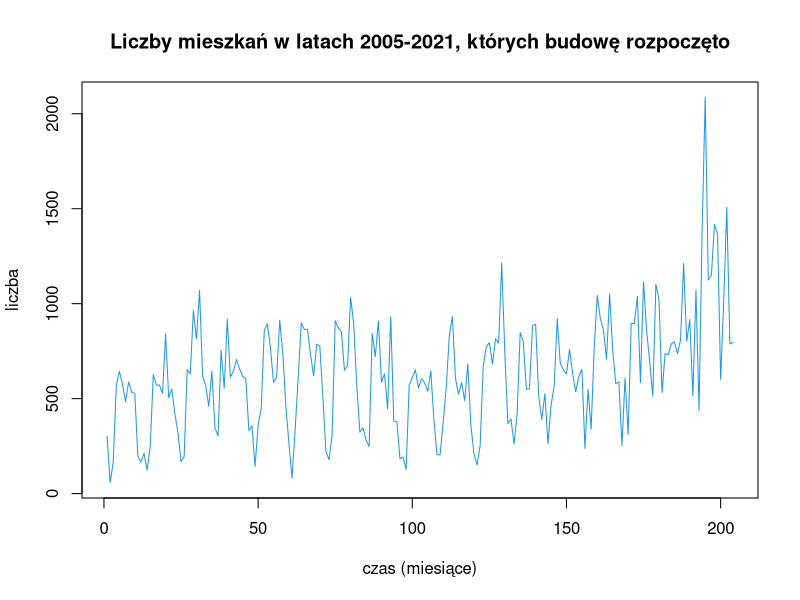
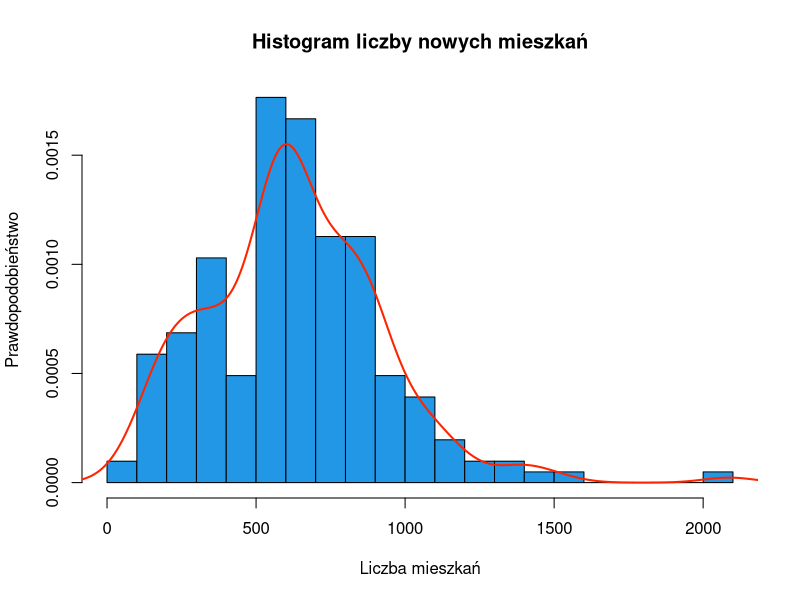
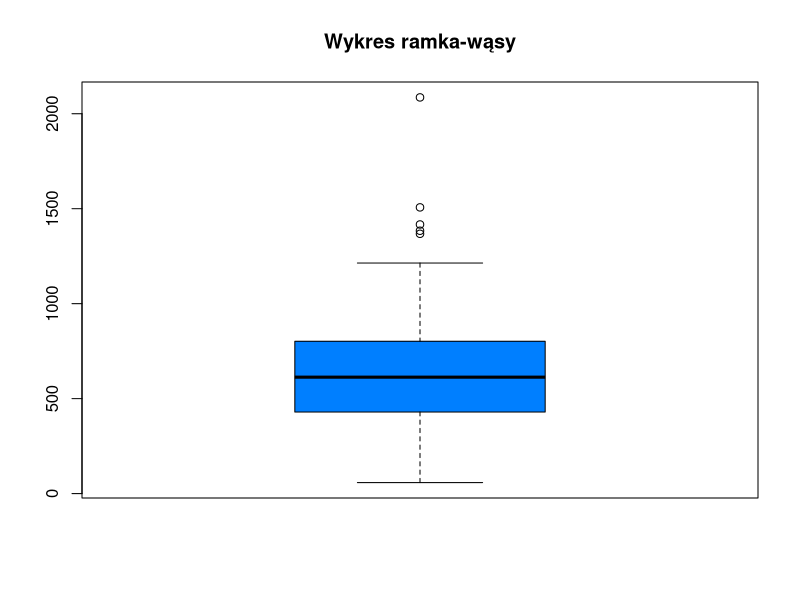
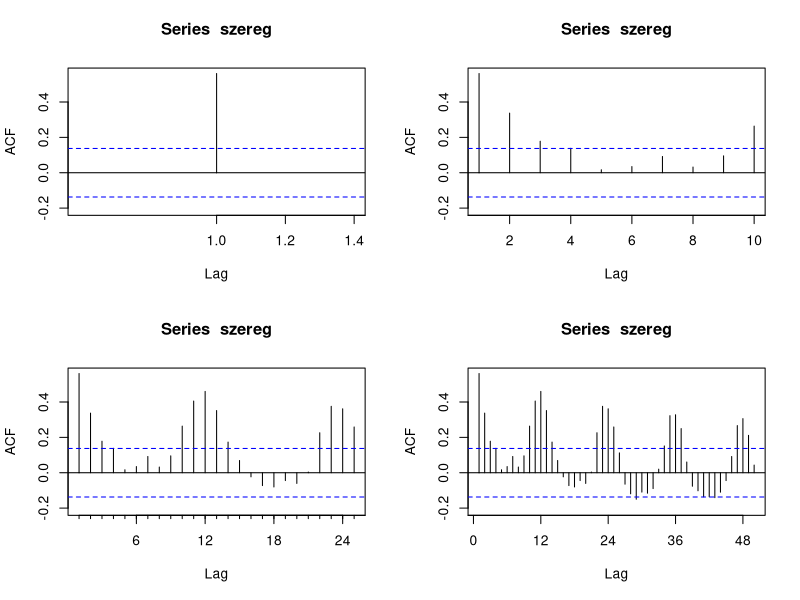
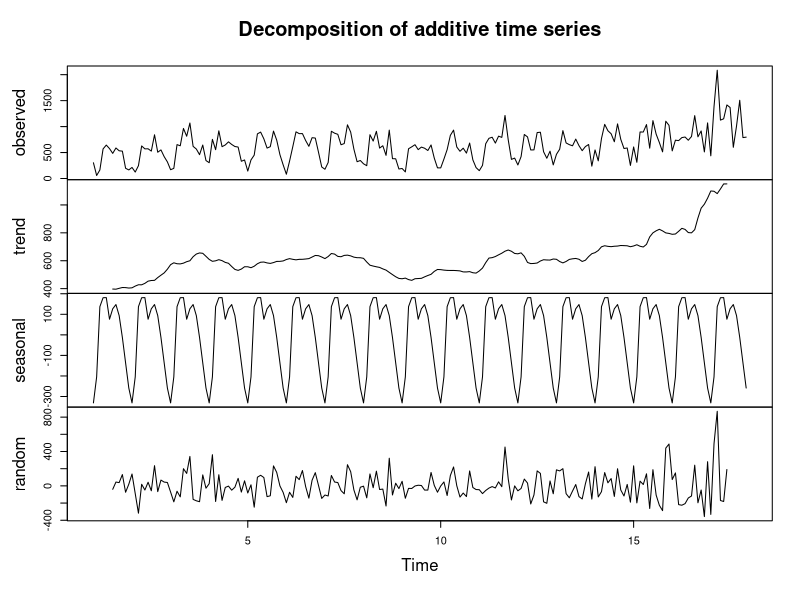
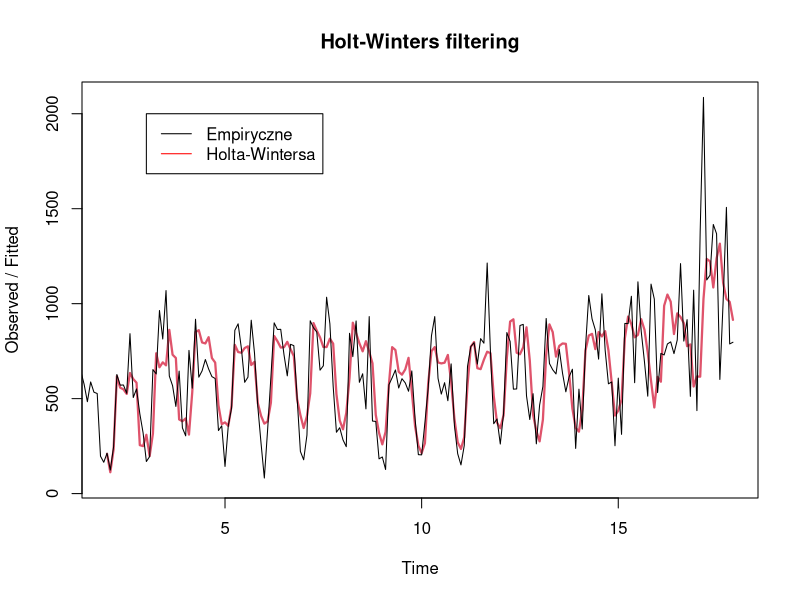
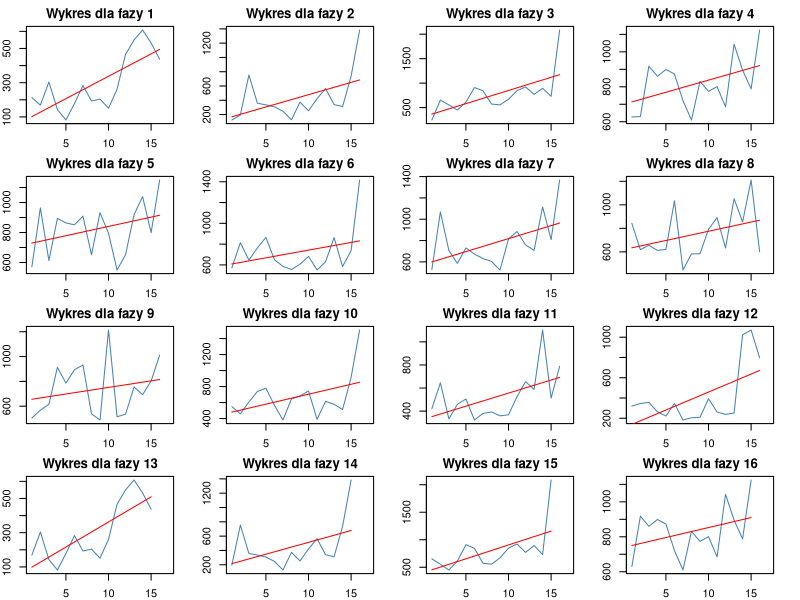
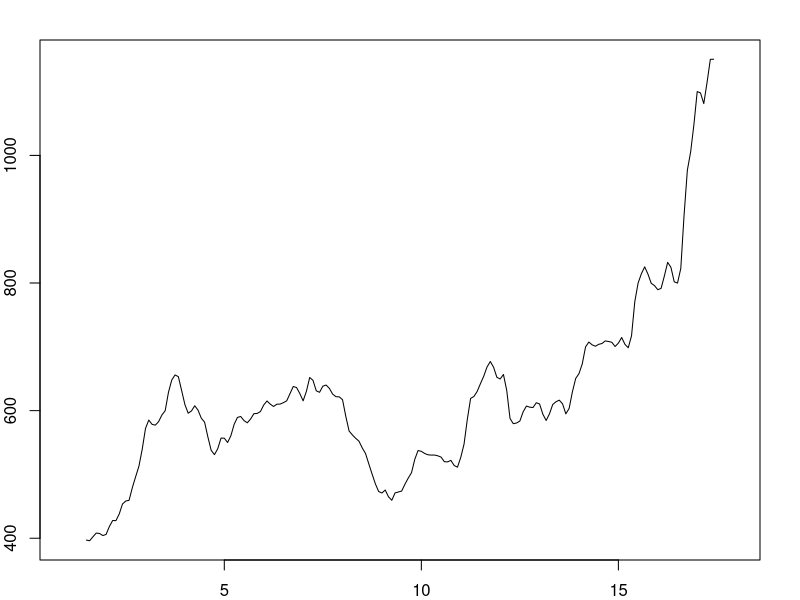

Write R code to recreate these figures, in order. (Note: this script raises an error after producing the figures.)
## ---- chunk 1
knitr::opts_chunk$set(echo = FALSE, warning = FALSE, message = FALSE)
## ---- chunk 2
library(tidyverse)
library(tseries)
library(lmtest)
library(forecast)
library(flextable)
library(kableExtra)
## ---- chunk 3
dane <- read.csv(file = "mieszkania_rozpoczeto_ogolem.csv", sep = ';', header = TRUE, na.strings = c("NA", "<NA>"))
mieszkania <- t(dane)
colnames(mieszkania) <- mieszkania[2, ]

mieszkania <- mieszkania[-(1:2), ] 
mieszkania <- as.data.frame(mieszkania)
mieszkania <- na.omit(mieszkania)
mieszkania$LUBELSKIE <- as.numeric(mieszkania$LUBELSKIE)
mieszkania$`Powiat lubelski` <- as.numeric(mieszkania$`Powiat lubelski`)
mieszkania$`Powiat m.Lublin` <- as.numeric(mieszkania$`Powiat m.Lublin`)

szeregowanie <- function(x){
  tmp <- NULL
  miesiace <- NULL

# k - miesiace
# i - lata 
for(k in 1:11){
  tmp <- NULL
    for(i in 1:17){
    tmp <- c(tmp, x[k*17+i] - x[(k-1)*17+i])
    }
  miesiace[[k]] <- tmp
}

pom <- data.frame(miesiace)
pom <- cbind(x[1:17], pom)
szereg <- as.numeric(matrix(t(pom)))
return (szereg) # voile-la
}

lubelskie <- szeregowanie(mieszkania$LUBELSKIE)
## ---- chunk 4
mies <- c("styczeń", "luty", "marzec", "kwiecień", "maj", "czerwiec", "lipiec", "sierpień", "wrzesień", "październik", "listopad", "grudzień")
lata <- NULL
for(i in 1:17){
lata <- c(lata, rep(2004+i, 12))
}

ramka <- as.data.frame(lubelskie)
rownames(ramka) <- paste(mies, lata)

ramka %>% 
  head(12) %>% 
  rownames_to_column(var="    ") |> 
  flextable()
## ---- chunk 5
as.data.frame(rbind(apply(ramka, 2, summary), Sd = apply(ramka, 2, sd))) %>% round() %>% rownames_to_column(var = "Statystyka") %>% flextable()
## ---- chunk 6
plot(lubelskie, col=4, main="Liczby mieszkań w latach 2005-2021, których budowę rozpoczęto", type="l", xlab = "czas (miesiące)", ylab = "liczba")
## ---- chunk 7
hist(lubelskie, breaks = 15, col=4, main="Histogram liczby nowych mieszkań",
     xlab="Liczba mieszkań", ylab="Prawdopodobieństwo", prob=T)

gestosc <- density(lubelskie)
lines(x=gestosc$x, y=gestosc$y, col="#FF2400", lwd=2)
## ---- chunk 8
boxplot(lubelskie, col="#007FFF", main="Wykres ramka-wąsy")
## ---- chunk 9
szereg <- ts(lubelskie, frequency = 12)
par(mfrow = c(2, 2))
Acf(x = szereg, lag.max = 1, type = "correlation")
Acf(x = szereg, lag.max = 10, type = "correlation")
Acf(x = szereg, lag.max = 25, type = "correlation")
Acf(x = szereg, lag.max = 50, type = "correlation")
par(mfrow = c(1,1))
## ---- chunk 10
dek <- decompose(szereg)
plot(dek)
## ---- chunk 11
hw <- HoltWinters(szereg)
plot(hw, lwd = 2.2)
legend(x = 3, y = 2000, legend = c("Empiryczne","Holta-Wintersa"), lty = "solid", col = c("black", "red"))
## ---- chunk 12
predict(hw, n.ahead = 10)
## ---- chunk 13
momenty <- (1:17)*12
par(mfrow = c(4, 4))
par(mar = rep(2, 4))
op <- par(oma=c(5,7,1,1))
par(op)
for(j in 1:16){
  pom <- lubelskie[(j:j+momenty)]
  t <- 1:length(pom)
  mdl <- lm(pom ~ t)
  plot(pom, type = "l", col = "steelblue", xlab = "notowania")
  title(sprintf("Wykres dla fazy %i", j))
  
  lines(mdl$fitted.values, type = "l", col = "red")
}
par(mfrow = c(1,1))
## ---- chunk 14
plot(dek$trend)
## ---- chunk 15
fit <- function(szereg, max.st){
  aic <- modele <- NULL
  t <- 1:length(szereg)
  for(i in 1:max.st){
   mod <- lm(szereg ~ poly(t, i))
   aic <- c(aic, AIC(mod))
   modele[[i]] <- mod
  }
  opt <- which(aic == min(aic))
  par(mfrow = c(1, 2))
  plot(aic, type = "b")
  plot(x = szereg, type = "l", col = "steelblue")
  lines(modele[[opt]]$fitted.values, type = "l", col = "red")
  title(sprintf("Dopasowanie wielom. st. %i.", opt))
  par(mfrow = c(1,1))
  cat("Najlepsze AIC = ", aic[opt], sprintf("dla wielomianu %i", opt), "stopnia.")
  modele[[opt]]
}
## ---- chunk 16
trend <- as.numeric(dek$trend)
mod <- fit(na.omit(trend), max.st = 15)
## ---- chunk 17
kpss.test(szereg) # nie jest stacjonarny
kpss.test(diff(szereg)) # jest stacjonarny po zroznicowaniu
adf.test(diff(szereg)) # jest stacjonarny
## ---- chunk 18
# model SARIMA i prognoza
sarima <- auto.arima(szereg, seasonal = TRUE)

plot(szereg, col = "steelblue", xlab="czas(miesiące)", ylab="")
lines(sarima$fitted, col = "red")
legend(x = 2, y = 2000, legend = c("Empiryczne", "SARIMA(2,0,3,0,0,2)"), 
       col = c("steelblue", "red"), lty = "solid")
## ---- chunk 19
forecast(sarima, h = 12, level = 0.95)
## ---- chunk 20
forecast(sarima, h = 12, level = 0.9)
## ---- chunk 21
# identyfikacja reszt
sar_res <- sarima$residuals
plot(sar_res, xlab="czas (miesiące)", ylab="", col = "steelblue")
title("Wykres reszt")
## ---- chunk 22
hist(sar_res, main="Histogram reszt", xlab="reszty", ylab="")
## ---- chunk 23
qqnorm(sar_res)
qqline(sar_res)
shapiro.test(sar_res)
nortest::ad.test(sar_res)
nortest::lillie.test(sar_res)
## ---- chunk 24
t <- 1:204
bptest(as.numeric(sar_res)~t)
gqtest(sar_res~t)
hmctest(sar_res~t)
## ---- chunk 25
dwtest(sar_res~t)
bgtest(sar_res~t, order = 3)
## ---- chunk 26
btc <- get.hist.quote(instrument = "BTC-USD",
                      start = "2022-01-24",
                      end = "2023-01-24",
                      quote = "Close")
btc <- na.omit(btc)
btc %>% head(18) %>% as.data.frame() %>% rownames_to_column(var = "   ") %>% flextable()
## ---- chunk 27
rbind(apply(btc, 2, summary), Sd. = apply(btc, 2, sd)) %>% as.data.frame() %>% rownames_to_column(var = "   ") %>% flextable()
## ---- chunk 28
plot(btc, col = "steelblue", main="Notowania cen bitcoin w czasie 24.01.2022-24.01.2023")
## ---- chunk 29
boxplot(btc, col = "green", main = "Wykres ramka-wąsy")
## ---- chunk 30
hist(btc, col = "lightgreen", prob = T, breaks=10, main = "Histogram cen bitcoin")
gestosc <- density(btc)
lines(x=gestosc$x, y=gestosc$y, col="red", lwd=2)
## ---- chunk 31
bitcoin <- ts(btc, frequency = 31) # ??????
par(mfrow = c(2, 2))
acf(bitcoin, lag = 10)
acf(bitcoin, lag = 25)
acf(bitcoin, lag = 50)
acf(bitcoin, lag = 75)
par(mfrow = c(1,1))
## ---- chunk 32
dek_btc <- decompose(bitcoin)
plot(dek_btc)
## ---- chunk 33
hw <- HoltWinters(bitcoin)
plot(hw)
legend(x = 8, y = 50000, legend = c("Holt'a-Winters'a", "Empiryczne"), 
       lty = "solid",
       col = c("red", "black"))
## ---- chunk 34
predict(hw, n.ahead = 10)
## ---- chunk 35
plot(dek_btc$trend)
## ---- chunk 36

trend_btc <- dek_btc$trend
tr <- fit(as.numeric(trend_btc), max.st = 15)
## ---- chunk 37
modbtc <- fit(btc, max.st = 15)
## ---- chunk 38
library(ggfortify)
autoplot(modbtc)
reszty2 <- modbtc$residuals
## ---- chunk 39
gqtest(modbtc) 
hmctest(modbtc)
## ---- chunk 40
dwtest(modbtc) # sa zalezne
bgtest(modbtc) # sa zalezne
## ---- chunk 41
shapiro.test(as.numeric(reszty2))
## ---- chunk 42
kpss.test(bitcoin) # nie jest stacjonarny
kpss.test(diff(bitcoin)) # jest stacjonarny po zroznicowaniu
adf.test(diff(bitcoin)) # jest stacjonarny
## ---- chunk 43
arim <- auto.arima(bitcoin, seasonal = F)
## ---- chunk 44
plot(bitcoin)
lines(arim$fitted, col=2)
legend(x=9, y=43000, legend = c("Empiryczne", "ARIMA(0,1,0)"), col = c(1,2), lty="solid")
## ---- chunk 45
forecast(arim, h=10, level = 0.95)
## ---- chunk 46
forecast(arim, h=10, level = 0.9)
## ---- chunk 47
# identyfikacja reszt
ari_res <- arim$residuals
plot(ari_res, xlab="czas (miesiące)", ylab="")
title("Wykres reszt")
## ---- chunk 48
hist(ari_res, main="Histogram reszt", xlab="reszty", ylab="")
## ---- chunk 49
qqnorm(ari_res)
qqline(ari_res)
shapiro.test(ari_res)
nortest::ad.test(ari_res)
nortest::lillie.test(ari_res)
## ---- chunk 50
t <- 1:nrow(bitcoin)
gqtest(as.numeric(ari_res)~t)
hmctest(as.numeric(ari_res)~t)
## ---- chunk 51
dwtest(ari_res~t)
bgtest(ari_res~t, order = 3)
